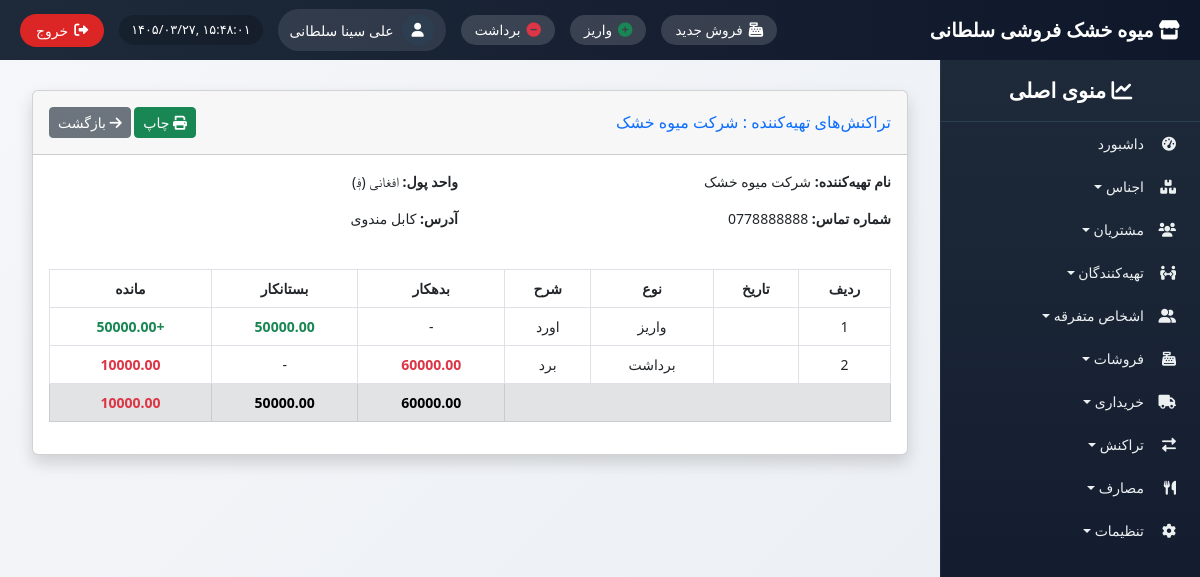
/suppliers/transactions/3/ (signed in), run on the app's committed database.
### suppliers/models.py (models this page shows, shortened)
class Supplier(models.Model):
    name = models.CharField(max_length=200, verbose_name="نام تهیه‌کننده")
    phone = models.CharField(max_length=20, blank=True, verbose_name="شماره تماس")
    currency = models.ForeignKey(Currency, on_delete=models.PROTECT, verbose_name="واحد پول")
    address = models.TextField(blank=True, verbose_name="آدرس")
    created_at = models.DateTimeField(auto_now_add=True, verbose_name="تاریخ ثبت")
    class Meta:
        verbose_name = "تهیه‌کننده"
        verbose_name_plural = "تهیه‌کنندگان"

### settings_app/models.py (models this page shows, shortened)
class Currency(models.Model):
    code = models.CharField(max_length=3, unique=True, verbose_name="کد")
    name = models.CharField(max_length=50, verbose_name="نام واحد پول")
    symbol = models.CharField(max_length=5, verbose_name="نماد")
    is_active = models.BooleanField(default=True, verbose_name="فعال")
    class Meta:
        verbose_name = "واحد پول"
        verbose_name_plural = "واحدهای پول"

### transactions/models.py (models this page shows, shortened)
class FinancialTransaction(models.Model):
    TRANSACTION_TYPES = [
        ('IN', 'واریز (جمع به حساب)'),
        ('OUT', 'برداشت از حساب'),
    ]
    PERSON_TYPES = [
        ('CUSTOMER', 'مشتری'),
        ('SUPPLIER', 'تهیه‌کننده'),
        ('MISC', 'متفرقه'),
    ]
    transaction_date = models.DateField(verbose_name="تاریخ تراکنش")
    amount = models.DecimalField(max_digits=12, decimal_places=2, verbose_name="مبلغ")
    transaction_type = models.CharField(max_length=3, choices=TRANSACTION_TYPES, verbose_name="نوع تراکنش")
    person_type = models.CharField(max_length=10, choices=PERSON_TYPES, verbose_name="نوع شخص")
    customer = models.ForeignKey(Customer, on_delete=models.SET_NULL, null=True, blank=True, verbose_name="مشتری")
    supplier = models.ForeignKey(Supplier, on_delete=models.SET_NULL, null=True, blank=True, verbose_name="تهیه‌کننده")
    misc_person = models.ForeignKey(MiscPerson, on_delete=models.SET_NULL, null=True, blank=True, verbose_name="شخص متفرقه")
    description = models.CharField(max_length=255, blank=True, verbose_name="توضیحات")
    date_created = models.DateTimeField(auto_now_add=True, verbose_name="تاریخ ثبت در سیستم")
    created_by = models.ForeignKey(User, on_delete=models.SET_NULL, null=True, verbose_name="ثبت کننده")
    class Meta:
        verbose_name = "تراکنش مالی"
        verbose_name_plural = "تراکنش‌های مالی"
        ordering = ['-transaction_date']

### suppliers/views.py (the view, shortened to what this page needs)
# urls.py: path('transactions/<int:pk>/', views.supplier_transactions, name='supplier_transactions'),
@login_required
def supplier_transactions(request, pk):
    supplier = get_object_or_404(Supplier, pk=pk)
    purchases = PurchaseInvoice.objects.filter(supplier=supplier).order_by('date')
    financial_transactions = FinancialTransaction.objects.filter(
        supplier=supplier
    ).exclude(description__icontains='قرض').order_by('date_created')
    transactions_list = []
    total_debit = Decimal('0')
    total_credit = Decimal('0')
    for ft in financial_transactions:
        if ft.transaction_type == 'OUT':  # برداشت = بدهکار
            amount = ft.amount
            total_debit += amount
            transactions_list.append({
                'date': ft.date_created,
                'type': 'برداشت',
                'description': ft.description,
                'debit': amount,
                'credit': None,
                'balance': None,
            })
        else:  # IN = واریز = بستانکار
            amount = ft.amount
            total_credit += amount
            transactions_list.append({
                'date': ft.date_created,
                'type': 'واریز',
                'description': ft.description,
                'debit': None,
                'credit': amount,
                'balance': None,
            })
    transactions_list.sort(key=lambda x: x['date'])
    balance = Decimal('0')
    for item in transactions_list:
        if item['debit']:
            balance += item['debit']
        if item['credit']:
            balance -= item['credit']
        item['balance'] = balance
    return render(request, 'suppliers/supplier_transactions.html', {
        'supplier': supplier,
        'transactions': transactions_list,
        'total_debit': total_debit,
        'total_credit': total_credit,
    })

### utils/templatetags/jcal.py (called while the page is built)
@register.filter
def to_jalali_number(date):
    if not date:
        return ""
    try:
        jalali_date = jdatetime.date.fromgregorian(date=date)
        return jalali_date.strftime('%Y/%m/%d')
    except:
        return str(date)

### templates/suppliers/supplier_transactions.html (shortened to what this page needs)
{% extends 'base_with_sidebar.html' %}
{% load i18n %}
{% load jcal %}
{% block content %}
<div class="container-fluid" id="print-area">
    <div class="card shadow mb-4">
        <div class="card-header py-3 d-flex justify-content-between align-items-center">
            <h6 class="m-0 font-weight-bold text-primary">
                {% trans "تراکنش‌های تهیه‌کننده" %} : {{ supplier.name }}
            </h6>
            <div>
                <button onclick="window.print()" class="btn btn-sm btn-success">
                    <i class="fas fa-print"></i> {% trans "چاپ" %}
                </button>
                <a href="{% url 'suppliers:supplier_list' %}" class="btn btn-sm btn-secondary">
                    <i class="fas fa-arrow-right"></i> {% trans "بازگشت" %}
                </a>
            </div>
        </div>
        <div class="card-body">
            <div class="row mb-4">
                <div class="col-md-6">
                    <p><strong>نام تهیه‌کننده:</strong> {{ supplier.name }}</p>
                    <p><strong>شماره تماس:</strong> {{ supplier.phone|default:"-" }}</p>
                </div>
                <div class="col-md-6">
                    <p><strong>واحد پول:</strong> {{ supplier.currency.name }} ({{ supplier.currency.symbol }})</p>
                    <p><strong>آدرس:</strong> {{ supplier.address|default:"-" }}</p>
                </div>
            </div>
            <div class="table-responsive">
                <table class="table table-bordered table-hover text-center">
                    <thead>
                        <tr>
                            <th>ردیف</th>
                            <th>تاریخ</th>
                            <th>نوع</th>
                            <th>شرح</th>
                            <th>بدهکار</th>
                            <th>بستانکار</th>
                            <th>مانده</th>
                        </tr>
                    </thead>
                    <tbody>
                        {% for tr in transactions %}
                        <tr>
                            <td>{{ forloop.counter }}</td>
                            <td>{{ tr.date|to_jalali_number }}</td>
                            <td>{{ tr.type }}</td>
                            <td>{{ tr.description }}</td>
                            <td class="{% if tr.debit %}text-danger fw-bold{% endif %}">
                                {% if tr.debit %}{{ tr.debit|floatformat:2 }}{% else %}-{% endif %}
                            </td>
                            <td class="{% if tr.credit %}text-success fw-bold{% endif %}">
                                {% if tr.credit %}{{ tr.credit|floatformat:2 }}{% else %}-{% endif %}
                            </td>
                            <td>
                                <strong class="{% if tr.balance > 0 %}text-danger{% elif tr.balance < 0 %}text-success{% else %}text-primary{% endif %}">
                                    {% if tr.balance > 0 %}{{ tr.balance|floatformat:2 }}{% elif tr.balance < 0 %}+{{ tr.balance|floatformat:2|cut:"-" }}{% else %}0{% endif %}
                                </strong>
                            </td>
                        </tr>
                        {% empty %}
                        <tr><td colspan="7">هیچ تراکنشی یافت نشد.</td></tr>
                        {% endfor %}
                    </tbody>
                    <tfoot>
                        <tr class="table-secondary fw-bold">
                            <td colspan="4"></td>
                            <td>{{ total_debit|floatformat:2 }}</td>
                            <td>{{ total_credit|floatformat:2 }}</td>
                            <td>
                                {% if transactions %}
                                    {% with last=transactions|last %}
                                        <span class="{% if last.balance > 0 %}text-danger{% elif last.balance < 0 %}text-success{% else %}text-primary{% endif %}">
                                            {% if last.balance > 0 %}{{ last.balance|floatformat:2 }}{% elif last.balance < 0 %}+{{ last.balance|floatformat:2|cut:"-" }}{% else %}0{% endif %}
                                        </span>
                                    {% endwith %}
                                {% else %}
                                    0
                                {% endif %}
                            </td>
                        </tr>
                    </tfoot>
                </table>
            </div>
        </div>
    </div>
</div>
{% endblock %}

### templates/base_with_sidebar.html (shortened to what this page needs)
<!DOCTYPE html>
{% load i18n static %}
{% get_current_language as LANGUAGE_CODE %}
<html lang="fa" dir="rtl">
<head>
    <link href="https://cdn.jsdelivr.net/npm/bootstrap@5.2.3/dist/css/bootstrap.rtl.min.css" rel="stylesheet">
    <link rel="stylesheet" href="https://cdnjs.cloudflare.com/ajax/libs/font-awesome/6.0.0/css/all.min.css">
    <link href="https://cdn.jsdelivr.net/gh/rastikerdar/vazir-font@v30.1.0/dist/font-face.css" rel="stylesheet">
</head>
<body>
    <div class="top-navbar">
        <div class="store-name"><i class="fas fa-store"></i> میوه خشک فروشی سلطانی</div>
        <div class="top-nav-left">
            <a href="{% url 'sales:new_sale' %}" class="shortcut-btn" title="فروش جدید"><i class="fas fa-cash-register"></i><span> فروش جدید</span></a>
            <a href="{% url 'transactions:transaction_create_in' %}" class="shortcut-btn" title="واریز"><i class="fas fa-plus-circle text-success"></i><span> واریز</span></a>
            <a href="{% url 'transactions:transaction_create_out' %}" class="shortcut-btn" title="برداشت"><i class="fas fa-minus-circle text-danger"></i><span> برداشت</span></a>
            <div class="admin-info">
                <div class="admin-avatar"><i class="fas fa-user"></i></div>
                <span class="admin-name">{{ user.get_full_name|default:user.username }}</span>
            </div>
            <div class="datetime" id="current-datetime"></div>
            <button type="button" class="logout-btn" id="logoutTrigger"><i class="fas fa-sign-out-alt"></i> <span>خروج</span></button>
        </div>
    </div>
    <div class="sidebar" id="sidebar">
        <div class="sidebar-header"><i class="fas fa-chart-line"></i> منوی اصلی</div>
        <ul class="nav flex-column">
            <li class="nav-item"><a class="nav-link" href="{% url 'dashboard' %}"><i class="fas fa-tachometer-alt"></i> داشبورد</a></li>
            <li class="nav-item dropdown-toggle" data-menu="products"><i class="fas fa-boxes"></i> اجناس</li>
            <li class="nav-item dropdown-toggle" data-menu="customers"><i class="fas fa-users"></i> مشتریان</li>
            <li class="nav-item dropdown-toggle" data-menu="suppliers"><i class="fas fa-people-arrows"></i> تهیه‌کنندگان</li>
            <li class="nav-item dropdown-toggle" data-menu="misc"><i class="fas fa-user-friends"></i> اشخاص متفرقه</li>
            <li class="nav-item dropdown-toggle" data-menu="sales"><i class="fas fa-cash-register"></i> فروشات</li>
            <li class="nav-item dropdown-toggle" data-menu="purchases"><i class="fas fa-truck"></i> خریداری</li>
            <li class="nav-item dropdown-toggle" data-menu="transactions"><i class="fas fa-exchange-alt"></i> تراکنش</li>
            <li class="nav-item dropdown-toggle" data-menu="expenses"><i class="fas fa-utensils"></i> مصارف</li>
            <li class="nav-item dropdown-toggle" data-menu="settings"><i class="fas fa-cog"></i> تنظیمات</li>
        </ul>
    </div>
    <div class="content">
        {% block content %}{% endblock %}
    </div>
</body>
</html>

### templates/base_with_sidebar.html (style rules this page uses)
* { font-family: 'Vazir', 'Tahoma', 'Segoe UI', sans-serif; }
body { background: linear-gradient(135deg, #f5f7fa 0%, #e9edf2 100%); font-size: 14px; padding-top: 70px; margin: 0; height: 100vh; overflow: hidden; }
.top-navbar { position: fixed; top: 0; right: 0; left: 0; height: 60px; background: linear-gradient(90deg, #1e2a3a 0%, #0f172a 100%); z-index: 1050; display: flex; align-items: center; justify-content: space-between; padding: 0 20px; color: white; }
.store-name { font-size: 1.2rem; font-weight: 700; }
.top-nav-left { display: flex; align-items: center; gap: 15px; }
.admin-info { display: flex; align-items: center; gap: 8px; background: rgba(255,255,255,0.1); padding: 5px 12px; border-radius: 40px; }
.admin-avatar { width: 32px; height: 32px; background: #2c3e50; border-radius: 50%; display: flex; align-items: center; justify-content: center; }
.datetime { direction: ltr; background: rgba(0,0,0,0.2); padding: 5px 12px; border-radius: 40px; font-size: 0.8rem; }
.logout-btn { background-color: #dc2626; color: white; border: none; padding: 6px 16px; border-radius: 40px; display: flex; align-items: center; gap: 6px; }
.shortcut-btn { background: rgba(255,255,255,0.15); border: none; color: white; padding: 5px 14px; border-radius: 40px; font-size: 0.85rem; font-weight: 500; transition: 0.2s; display: inline-flex; align-items: center; gap: 6px; text-decoration: none; }
.shortcut-btn i { font-size: 0.9rem; }
.sidebar { position: fixed; top: 60px; right: 0; height: calc(100vh - 60px); width: 260px; background: linear-gradient(180deg, #1e2a3a 0%, #0f172a 100%); color: white; overflow-y: auto; z-index: 1000; transition: 0.3s; border-left: 1px solid rgba(255,255,255,0.05); }
.sidebar-header { padding: 15px 20px; font-size: 1.3rem; font-weight: 600; border-bottom: 1px solid #2d3e50; text-align: center; }
.sidebar .nav-link, .dropdown-toggle { color: #ecf0f1; padding: 8px 16px; border-radius: 10px; margin: 3px 8px; display: flex; align-items: center; cursor: pointer; text-decoration: none; }
.sidebar .nav-link i, .dropdown-toggle i { width: 24px; margin-left: 8px; }
.content { margin-right: 260px; padding: 20px; height: calc(100vh - 60px); overflow-y: auto; }

### data on the page
Supplier: name "شرکت میوه خشک", phone "0778888888", currency.name "افغانی", currency.symbol "؋", address "کابل مندوی"
FinancialTransaction: description "اورد", credit "50000.00"
FinancialTransaction: description "برد", debit "60000.00"

### other printed values
{{ user.get_full_name|default:user.username }} "علی سینا سلطانی"
{{ tr.type }} "واریز" "برداشت"
{{ tr.balance|floatformat:2|cut:"-" }} "50000.00"
{{ tr.balance|floatformat:2 }} "10000.00"
{{ total_debit|floatformat:2 }} "60000.00"
{{ total_credit|floatformat:2 }} "50000.00"
{{ last.balance|floatformat:2 }} "10000.00"
